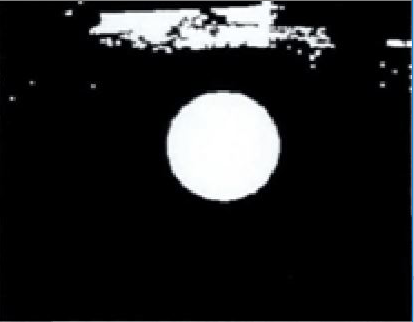
//> input picture findCircle/1.png, 414 x 322 px
$ ./findCircle   (built with g++ and OpenCV 4)
//> lines starting //> are read from the running program, lines starting //| are printed output that depends on the picture; after the words box and inside, x2 and y2 are one past the last pixel; in counts of white or black regions, pixels touching at a corner belong together
#include <opencv2/opencv.hpp>
#include <iostream>
#include <math.h>

using namespace cv;
using namespace std;
Mat src, dst, gray_src;
char input_image[] = "input image";
char output_image[] = "output image";

int main(int argc, char ** argv){

    src = imread("1.png");
//> src is the input picture: 322 rows x 414 cols, CV_8UC3; mean B, G, R 33.7, 33, 32.4
    if (src.empty()){
        printf("colud not load image ..\n");
        return -1;
    }

    namedWindow(input_image, CV_WINDOW_AUTOSIZE);
    namedWindow(output_image, CV_WINDOW_AUTOSIZE);
    imshow(input_image, src);

    // 二值化
    cvtColor(src, gray_src, COLOR_BGRA2GRAY);
    threshold(gray_src, gray_src, 0, 255, THRESH_OTSU | THRESH_BINARY);
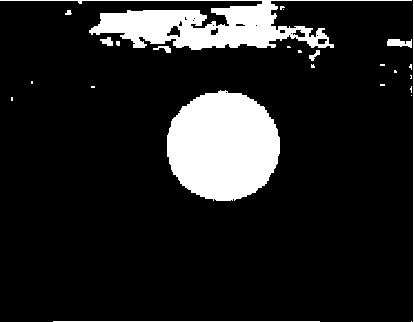
//> gray_src: 322 rows x 414 cols, CV_8UC1; 13.3% white; 26 white regions (17 under 20 px), largest, box (x1, y1, x2, y2) and area: (167, 90, 280, 201) 9779, (0, 0, 412, 50) 6808, (413, 0, 414, 322) 322
    imshow("threshold image", gray_src);

    // 闭操作连接黑点
    Mat kernel = getStructuringElement(MORPH_RECT, Size(5, 5), Point(-1, -1));
    morphologyEx(gray_src, dst, MORPH_CLOSE, kernel, Point(-1, -1));
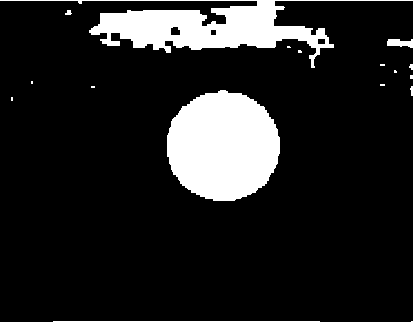
//> dst: 322 rows x 414 cols, CV_8UC1; 13.7% white; 12 white regions (8 under 20 px), largest, box (x1, y1, x2, y2) and area: (167, 90, 280, 201) 9791, (0, 0, 414, 322) 8136, (53, 321, 320, 322) 267, (65, 10, 72, 15) 25
    imshow("close image", dst);

    // 闭操作去毛点
    kernel = getStructuringElement(MORPH_RECT, Size(5, 5), Point(-1, -1));
    morphologyEx(dst, dst, MORPH_OPEN, kernel, Point(-1, -1));
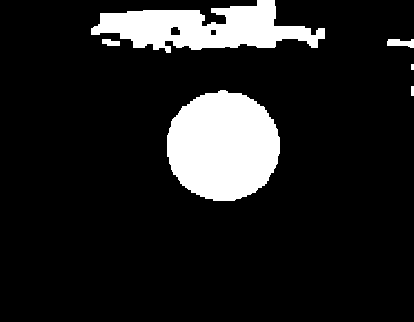
//> dst: 322 rows x 414 cols, CV_8UC1; 12.7% white; 6 white regions (1 under 20 px)
    imshow("open image", dst);


    vector <vector<Point>> contours;
    vector<Vec4i> hireachy;

    findContours(dst, contours, hireachy, RETR_TREE, CHAIN_APPROX_SIMPLE, Point());
//> contours = 8 contours, 2 with area under 20; largest, box (x1, y1, x2, y2) and area: (167, 90, 280, 201) 9608, (91, 0, 325, 53) 6564, (387, 39, 414, 48) 140, (170, 26, 181, 36) 79, (102, 39, 120, 46) 75, (210, 29, 217, 36) 34; hireachy = 8 items: [1, -1, -1, -1], [2, 0, -1, -1], [3, 1, -1, -1], [4, 2, -1, -1], [5, 3, -1, -1], [-1, 4, 6, -1], [7, -1, -1, 5], [-1, 6, -1, 5]

    Mat reslutImage = Mat::zeros(src.size(), CV_8UC3);
    Point cc;
    for (size_t t = 0; t < contours.size(); t++){
        double area = contourArea(contours[t]);
        if (area < 100) continue;

        // 通过宽高比进行过滤
        Rect rect = boundingRect(contours[t]);
        float ratio = float(rect.width) / float(rect.height);

        if (ratio<1.1&&ratio>0.9){
            // -1 填充，1画圆
            drawContours(reslutImage, contours, t, Scalar(0, 0, 255), -1, 8, Mat(), 0, Point());

            printf("circle area : %f \n", area);
            printf("circle length: %f \n", arcLength(contours[t], true));
            int x = rect.x + rect.width / 2;
            int y = rect.y + rect.height / 2;
            cc = Point(x, y);
            circle(reslutImage, cc, 2, Scalar(0, 0, 255), 2, 8, 0);
        }

    }
//> this loop made 8 passes
//> (area, rect, ratio, x, y) on pass 1: (9608, Rect(167, 90, 113, 111), 1.02, 223, 145)
//> (area, rect, ratio) on passes 4, 6: (140.5, Rect(387, 39, 27, 9), 3), (6564.5, Rect(91, 0, 234, 53), 4.42)
//| circle area : 9608.000000
//| circle length: 397.137083
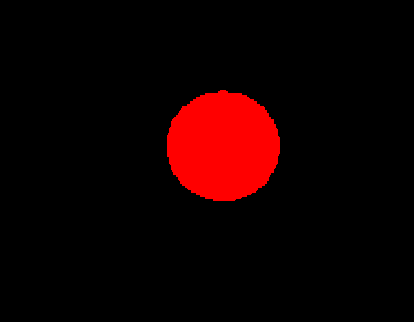
//> reslutImage: 322 rows x 414 cols, CV_8UC3; mean B, G, R 0, 0, 18.7
    imshow("Reslut", reslutImage);

    Mat circleImage = src.clone();
    //cvtColor(circleImage, circleImage, COLOR_GRAY2BGR);
    circle(circleImage, cc,2, Scalar(0, 0, 255), 2, 8, 0);
//> circleImage: 322 rows x 414 cols, CV_8UC3; 37 pixels changed, all inside (x1, y1, x2, y2) = (220, 142, 227, 149)
    imshow("Final Result", circleImage);


    waitKey(0);
    return 0;
}
